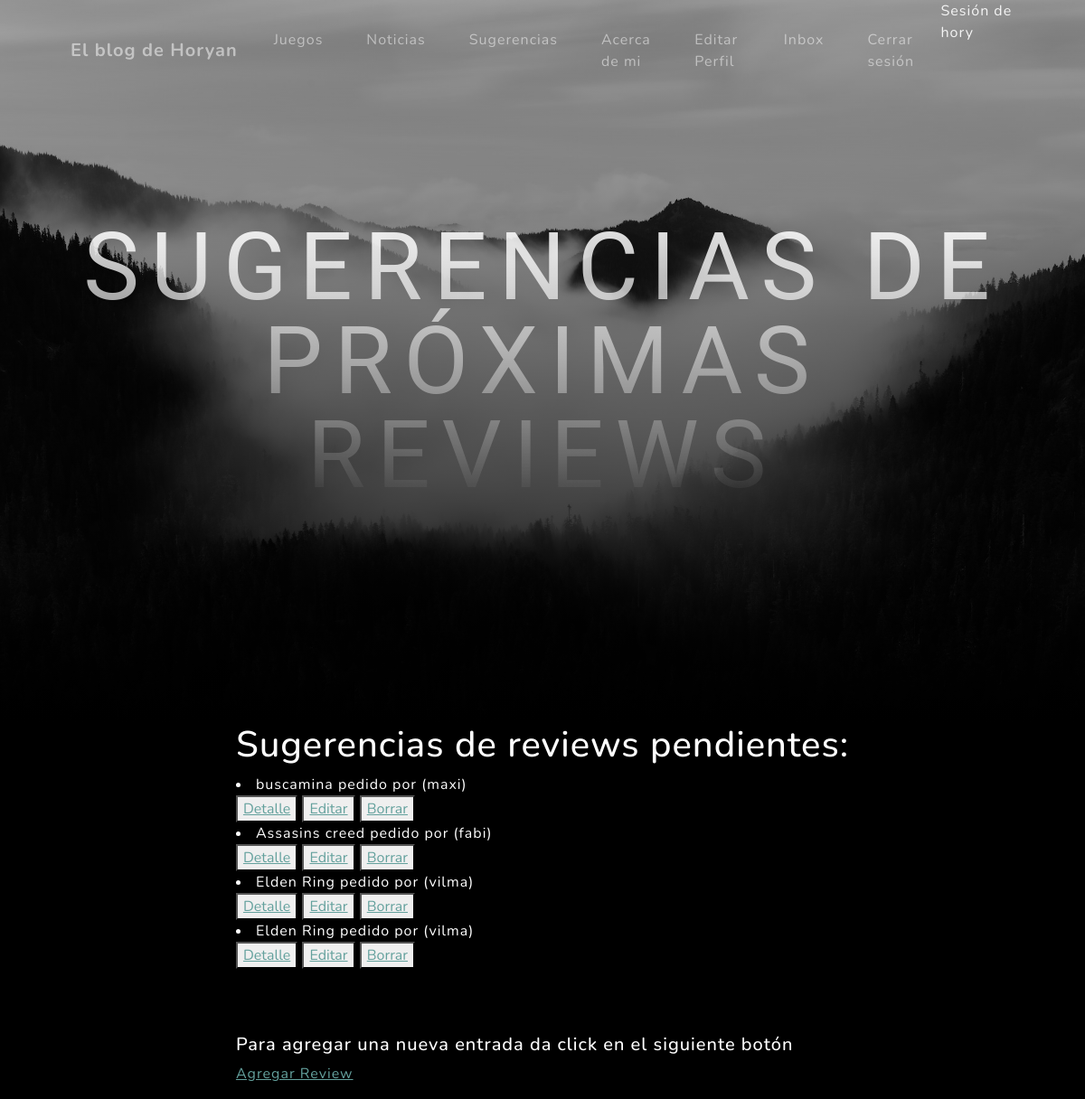
Page /App/sugerencia/list (signed in) on the committed database.
### App/models.py (models this page shows, shortened)
class Sugerencia(models.Model):
    nombre = models.CharField(max_length=50)
    categoria = models.CharField(max_length=50)
    usuario = models.ForeignKey(User, on_delete=models.CASCADE, blank= True, null=True)

### App/views.py (the view)
# urls.py: path('sugerencia/list', SugerenciasList.as_view(), name = 'sugerencia_listar'),
class SugerenciasList(ListView):
    model = Sugerencia
    template_name= 'App/sugerencia_list.html'

### App/templates/App/sugerencia_list.html
{% extends "App/padre.html" %}
{% load static %}
{% block titulo %}
<H1 class="mx-auto my-0 text-uppercase"> Sugerencias de próximas reviews </H1>
{% endblock %}
{% block contenidoQueCambia %}
<body style="background-color:black"></body>
<form method="post" enctype="multipart/form-data">
    <H1 style="color:white"> Sugerencias de reviews pendientes: </H1>
        {% for sugerencia in object_list reversed %}
            <li style="color:white">{{sugerencia.nombre}} pedido por ({{sugerencia.usuario}})</li>
            <button>
                <a href="{% url 'sugerencia_detalle' sugerencia.id %}">Detalle</a>
            </button>
            <button>
                <a href="{% url 'sugerencia_editar' sugerencia.id %}">Editar</a>
            </button>
            <button>
                <a href="{% url 'sugerencia_borrar' sugerencia.id %}">Borrar</a>
            </button>
        {% endfor %}
        <br> <br>
        <br> <br>
        <h5 style="color:white"> Para agregar una nueva entrada  da click en el siguiente botón </h5>
        <p>
            <a href="{% url 'sugerencia_crear' %}">Agregar Review</a>
        </p>
</form>
</body>
{% endblock %}

### App/templates/App/padre.html (shortened to what this page needs)
<!DOCTYPE html>
<html lang="en">
    <head>
        {% load static %}
        <link href="{% static 'App/css/styles.css' %}" rel="stylesheet" />
    </head>
    <body id="page-top">
        <nav class="navbar navbar-expand-lg navbar-light fixed-top" id="mainNav">
            <div class="container px-4 px-lg-5">
                <a class="navbar-brand" href="{% url 'inicio' %}">El blog de Horyan</a>
                <div class="collapse navbar-collapse" id="navbarResponsive">
                    <ul class="navbar-nav ms-auto">
                        <li class="nav-item"><a class="nav-link" href="{% url 'juego_listar' %}">Juegos</a></li>
                        <li class="nav-item"><a class="nav-link" href="{% url 'noticia_listar' %}">Noticias</a></li>
                        <li class="nav-item"><a class="nav-link" href="{% url 'sugerencia_listar'%}">Sugerencias</a></li>
                        <li class="nav-item"><a class="nav-link" href="{% url 'acercademi'%}">Acerca de mi</a></li>
                        {% if not request.user.is_authenticated %}
                        <li class="nav-item"><a class="nav-link" href="{% url 'login'%}">Iniciar Sesión</a></li>
                        <li class="nav-item"><a class="nav-link" href="{% url 'register'%}">Nuevo Usuario</a></li>
                        {% else %}
                        <li class="nav-item"><a class="nav-link" href="{% url 'editarPerfil'%}">Editar Perfil</a></li>
                        <li class="nav-item"><a class="nav-link" href="{% url 'inbox'%}">Inbox</a></li>
                        <li class="nav-item"><a class="nav-link" href="{% url 'logout'%}">Cerrar sesión</a></li>
                        <h7 style="color:whitesmoke"> Sesión de {{user}} </h7>
                        {% endif %}
                    </ul>
                </div>
            </div>
        </nav>
        <header class="masthead">
            <div class="container px-4 px-lg-5 d-flex h-100 align-items-center justify-content-center">
                <div class="d-flex justify-content-center">
                    <div class="text-center">
                        {% block titulo %}{% endblock %}
                    </div>
                </div>
            </div>
        </header>
        <div class="d-flex justify-content-center">
            <section class="mx-auto my-0">
                    {% block contenidoQueCambia %}
                    {% endblock %}
    </body>
</html>

### rows in the picture
Sugerencia: nombre "buscamina", usuario "maxi"
Sugerencia: nombre "Assasins creed", usuario "fabi"
Sugerencia: nombre "Elden Ring", usuario "vilma"
Sugerencia: nombre "Elden Ring", usuario "vilma"

### other values in the picture
{{ user }} "hory"
